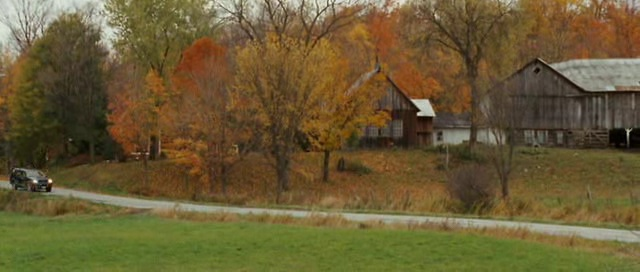
#> input picture pics/00000003.jpg, 640 x 272 px, given in place of 00000001.jpg, which was not available
$ python final.py   (Python 2 division)
#> lines starting #> are read from the running program, lines starting #| are printed output that depends on the picture; after the words box and inside, x2 and y2 are one past the last pixel; in counts of white or black regions, pixels touching at a corner belong together; pictures that were not available may be replaced by others from this repository, and a replacement may not be noted
### pic.py
__author__ = "Suchit Panjiyar"
__email__ = "panjiyar.suchit@gmail.com"


import cv2
import numpy as np


def reader(file, tmp, prev_center, prev_length, prev_width):

	frame = cv2.imread("pics/"+file)

	hsv = cv2.cvtColor(frame, cv2.COLOR_BGR2HSV)

	     # define range of blue color in HSV
	x = 100
	y = 250
	lower_blue = np.array([x, x, x])

	upper_blue = np.array([y,y,y])
	# Thresholding

	mask = cv2.inRange(frame, lower_blue, upper_blue)

	output = cv2.bitwise_and(frame, frame, mask=mask)


	[width, length, depth] = output.shape
	#272,640,3


	for i in range(tmp*(width/12)):
		for j in range(length):
			for k in range(depth):
				output[i,j,k] = 0

	# used in the eq y = ax + b
	a = 0
	b = 0

	if int(file[:8]) < (x+y)/2:

		################################################################
		#Fit a linear line through through the image and then remove
		#the points that lie below and a certain st dev above it, which
		# basically removes the road.
		#this leaves us the car.
		################################################################
		x= []
		y= []

		for i in range(width):
			for j in range(length):
				if output[i,j,0] > 0 and output[i,j,1] > 0 and output[i,j,2] > 0:
					x.append(i)
					y.append(j)

		p = np.polyfit(x,y,1)
		a = p[0]
		b = p[1]

		# print p

		for i in range(width):
			for j in range(length):
				if p[0]*i + p[1] - j > -10:
					for k in range(depth):
						output[i,j,k] = 0


	#Binding box
	width_allowed = prev_width/10
	length_allowed = prev_length*3/2

	right_end 	= 	0
	left_end 	= 	700
	top_end 	= 	300
	bottom_end 	= 	0


	for i in range(prev_center[0]-width_allowed, prev_center[0]+width_allowed):
		for j in range(prev_center[1]-length_allowed, prev_center[1]+length_allowed):
			if j >= 0 and j < 640 and i >=0 and i <272:
				if output[i,j,0] > 0 and output[i,j,1] > 0 and output[i,j,2] > 0:
					if j > right_end:
						right_end = j
					if j < left_end:
						left_end = j


	width_allowed = prev_width*3/2

	for i in range(prev_center[0]-width_allowed, prev_center[0]+width_allowed):
		for j in range(prev_center[1]-length_allowed, prev_center[1]+length_allowed):
			if j >= 0 and j < 640 and i >=0 and i <272:
				if output[i,j,0] > 0 and output[i,j,1] > 0 and output[i,j,2] > 0:
					if i > bottom_end:
						bottom_end = i
					if i < top_end:
						top_end = i


	if left_end == 0:
		left_end = prev_center[1]-(prev_length/2)

	#reg accounts for the loss of tires, because while cutting off the road, the tires go away too

	reg = 5

	if int(file[:8]) > 80:
		reg += 5
	if int(file[:8]) > 130:
		reg += 5
	if int(file[:8]) > 174:
		#don;t need it since, linear regression is being done anymmore
		reg = 0

	for i in range(top_end, bottom_end+reg):
		frame[i,left_end,0] = 255
		frame[i,left_end,1] = 255
		frame[i,left_end,2] = 40
		frame[i,right_end,0] = 255
		frame[i,right_end,1] = 255
		frame[i,right_end,2] = 40
	for i in range(left_end, right_end):
		frame[top_end,i,0] = 255
		frame[top_end,i,1] = 255
		frame[top_end,i,2] = 40
		frame[bottom_end+reg,i,0] = 255
		frame[bottom_end+reg,i,1] = 255
		frame[bottom_end+reg,i,2] = 40


	cv2.imshow(file, frame)
	cv2.waitKey(50)
	cv2.destroyWindow(file)

	return [left_end,right_end,top_end,bottom_end]

### final.py
__author__ = "Suchit Panjiyar"
__email__ = "panjiyar.suchit@gmail.com"


from pic import reader

def main():
	a = ""
	ims = []
	tmp = 7
	prev_center = [180, 26]
	prev_length = 42
	prev_width = 18

	for i in range(1, 253):
		a= ""
		a= str(i)
		while len(a) != 8:
			a = '0'+a
		a = a+".jpg"
		ims.append(a)
		a = ""

	i = 0

	for img in ims:
		i+=1
		if i <= 200:
			[left_end,right_end,top_end,bottom_end] = reader(img, 7, prev_center, prev_length, prev_width)
#> in reader, frame is the input picture: shape (272, 640, 3); mean B, G, R 52.6, 90.6, 105
#> in reader, `hsv = cv2.cvtColor(frame, cv2.COLOR_BGR2HSV)`: hsv: shape (272, 640, 3); mean H, S, V 22.6, 134.1, 107.6
#> in reader, `mask = cv2.inRange(frame, lower_blue, upper_blue)`:
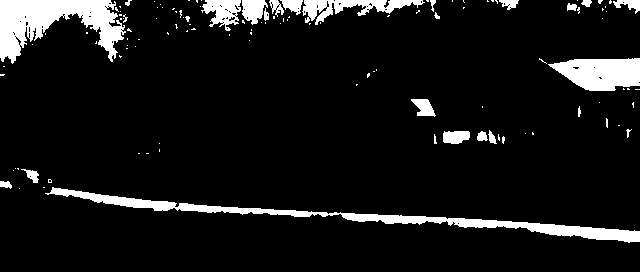
#> mask: shape (272, 640); 8.9% white; 122 white regions (97 under 20 px), largest, box (x1, y1, x2, y2) and area: (45, 187, 640, 243) 4382, (0, 0, 126, 64) 4197, (548, 58, 640, 91) 2231
#> in reader, `output = cv2.bitwise_and(frame, frame, mask=mask)`:
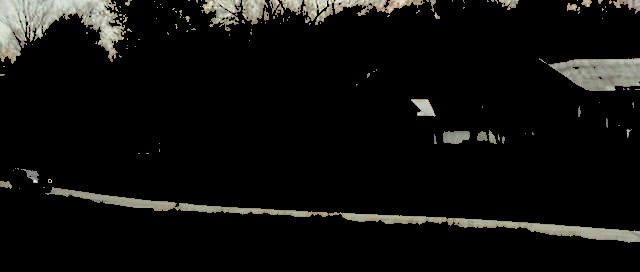
#> output: shape (272, 640, 3); mean B, G, R 12.8, 14.5, 14.7
#> after the loop in reader, `for i in range(tmp*(width/12)):`:
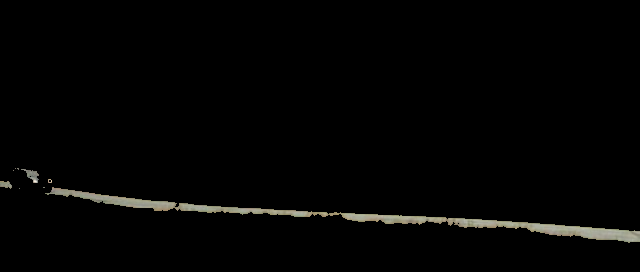
#> output: shape (272, 640, 3); 6.26% of pixels changed, all inside (x1, y1, x2, y2) = (0, 0, 640, 154)
#> after the loop in reader, `for i in range(width):`:
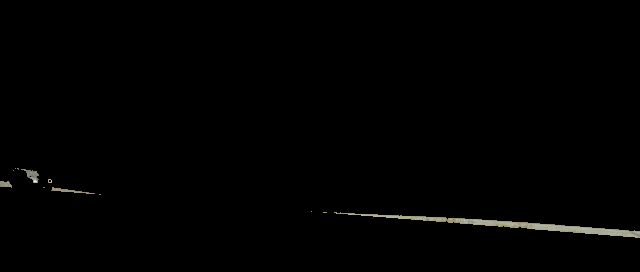
#> output: shape (272, 640, 3); 1.59% of pixels changed, all inside (x1, y1, x2, y2) = (5, 187, 640, 243)
#> after the loop in reader, `for i in range(top_end, bottom_end+reg):`: frame: shape (272, 640, 3); 0.03% of pixels changed, all inside (x1, y1, x2, y2) = (32, 168, 52, 198)
#> after the loop in reader, `for i in range(left_end, right_end):`: frame: shape (272, 640, 3); mean B, G, R 52.7, 90.7, 105
		else:
			[left_end,right_end,top_end,bottom_end] = reader(img, 5, prev_center, prev_length, prev_width)

		prev_center = [(bottom_end + top_end)/2, (right_end + left_end)/2]
		prev_width = bottom_end - top_end
		prev_length = right_end - left_end
#> pass 2 of the loop in main, `for img in ims:`:
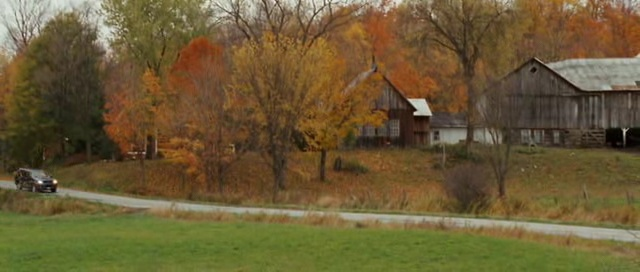
#> input picture pics/00000006.jpg, 640 x 272 px, given in place of 00000002.jpg, which was not available
#> in reader, frame is the input picture: shape (272, 640, 3); mean B, G, R 53.8, 90.3, 106.1
#> hsv: shape (272, 640, 3); mean H, S, V 21.6, 131.7, 108.4
#> in reader (call 2), `mask = cv2.inRange(frame, lower_blue, upper_blue)`:
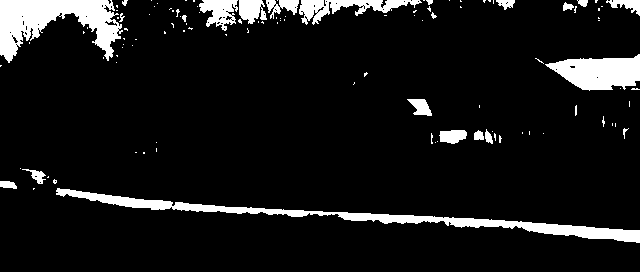
#> mask: shape (272, 640); 8.9% white; 114 white regions (90 under 20 px), largest, box (x1, y1, x2, y2) and area: (56, 188, 640, 243) 4480, (0, 0, 123, 63) 3998, (545, 54, 640, 91) 2327
#> after the loop in reader (call 2), `for i in range(width):`:
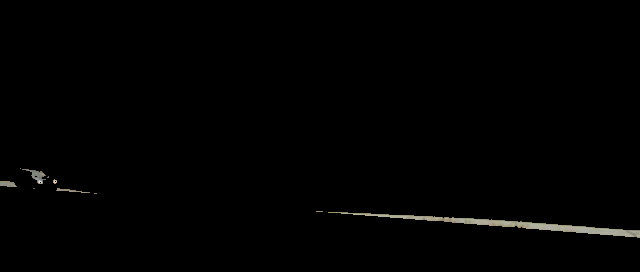
#> output: shape (272, 640, 3); mean B, G, R 1.5, 1.7, 1.7
		# print prev_center[1]

if __name__ == '__main__':
#> (the run stopped early here; a loop or call above may not have finished)
